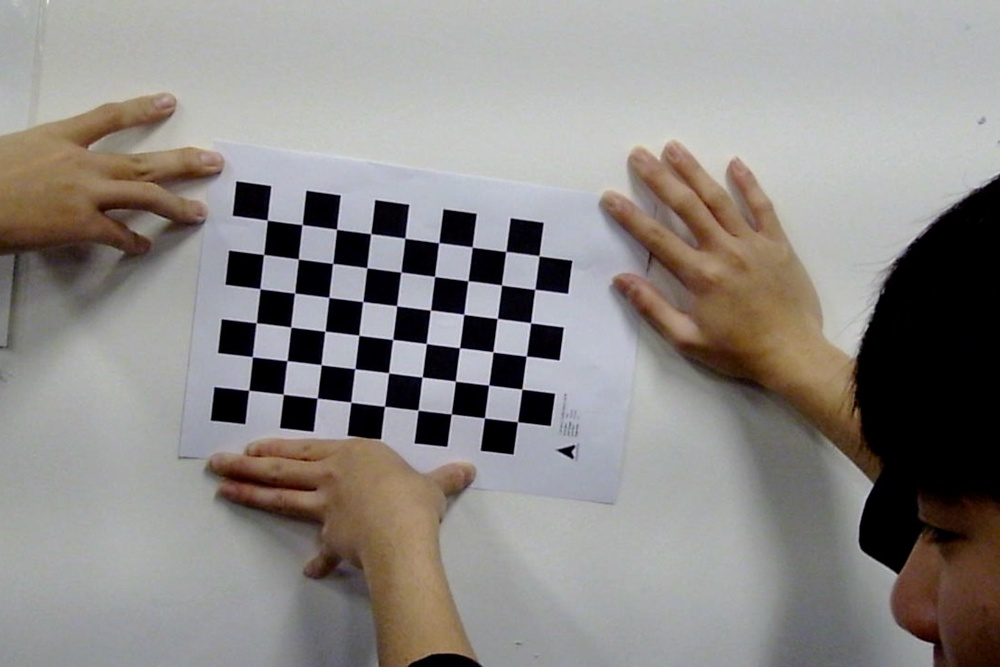
#> input picture TeamCode/src/main/java/org/firstinspires/ftc/teamcode/py-testing/calibration/images/1.jpg, 1000 x 667 px, shrunk from 1440 x 960 before the run; its folder holds 6 pictures in this run
$ jupyter execute --allow-errors calibrate_camera.ipynb   (shell and % lines are left out)   (Python 2 division)
#> lines starting #> are read from the running program, lines starting #| are printed output that depends on the picture; long printed decimals are rounded
#> further down, img is the input picture: shape (667, 1000, 3); mean R, G, B 140.6, 136.8, 133.9
#> `gray_img = cv2.cvtColor(img,cv2.COLOR_RGB2GRAY)`:
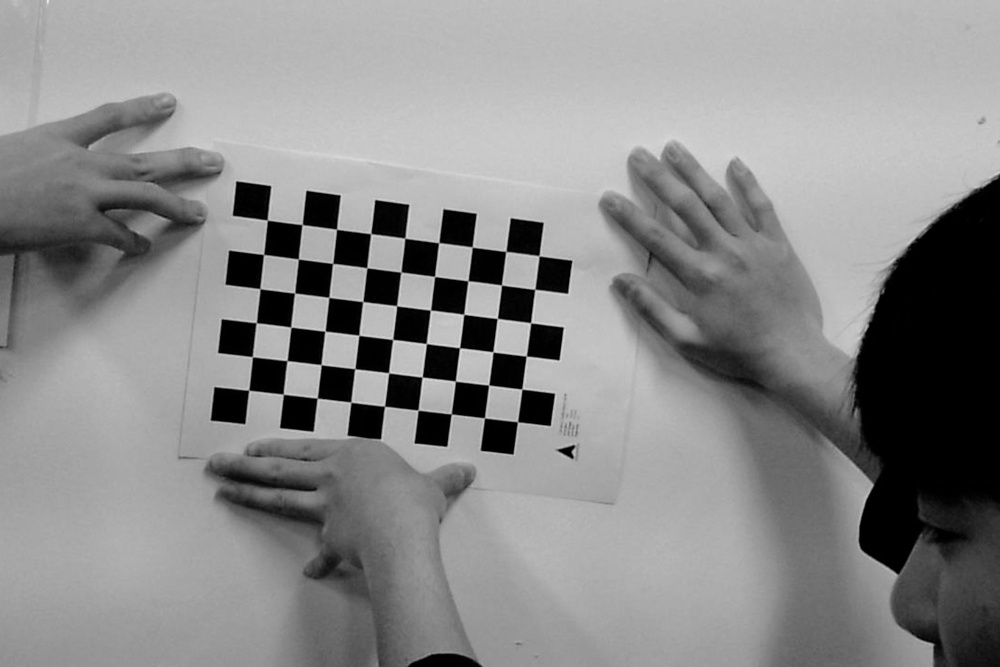
#> gray_img: shape (667, 1000); min 0, max 232, mean 137.6
#> `ret, corners = cv2.findChessboardCorners(gray_img, (9,6),None)`: ret = True; corners = 54 rows, first 8: [267.5, 220], [302.2, 224.6], [336.6, 229.1], [370.7, 233.6], [404.8, 238], [438.9, 242.8], [472.5, 246.7], [506, 251.5]
#| True
# Camera Calibration
<b>woflydev | FTC 17556</b>

### Import Packages

[cell 1]
import numpy as np
import cv2
import glob
import pickle
import collections
import matplotlib.pyplot as plt
import matplotlib.image as mpimg

### Calibrate

Extract `objpoints` and `imgpoints` using images of calibration grid taken from the camera.

[cell 2]
cell_size = 0.07 # Size of the square cell (should not affect the result)
objp = np.zeros((6*9,3), np.float32) # Using a 6x9 grid image for calibration
objp[:,:2] = np.mgrid[0:9,0:6].T.reshape(-1,2)*cell_size # Grid points

# Arrays to store object points and image points from all the images
objpoints = [] # 3D points in real world space
imgpoints = [] # 2D points in image plane

# Make a list of calibration images
images = glob.glob('C:\\Users\\User\\Desktop\\odyssey_centrestage\\TeamCode\\src\\main\\java\\org\\firstinspires\\ftc\\teamcode\\py-testing\\calibration\\images\\*.jpg')

# Step through the list and search for grid corners
#> (the rest of this cell did not finish here and is left out)

Use the `objpoints` and `imgpoints` to calibrate the camera for a specified `imgsize`.

[cell 3]
img = mpimg.imread('images/1.jpg') # Read in a test calibration image
img_size = (img.shape[1], img.shape[0]) # Get the image dimensions
#> img_size = (1000, 667)

ret, mtx, dist, rvecs, tvecs = cv2.calibrateCamera(objpoints, imgpoints, img_size, None, None) # Calibrate the camera
#> ret = 0.249; mtx = [[884.2, 0, 471.6], [0, 887, 349.8], [0, 0, 1]]; dist = [[-0.352, 8.21, 0.00335, -0.00963, -57.16]]; rvecs = ([0.0829, -0.0535, 0.125],); tvecs = ([-0.414, -0.263, 1.8],)

# Print the camera calibration result
print('Distortion Coefficients:')
print('dist = \n' + str(dist))
#| dist =
#| [[-3.51597873e-01  8.20997557e+00  3.35321343e-03 -9.63022476e-03
#|   -5.71609228e+01]]
print('')

print('Camera Intrinsic Parameters:')
print('mtx = \n' + str(mtx))
#| mtx =
#| [[884.166   0.         471.648 ]
#|  [  0.         887.046 349.780]
#|  [  0.           0.           1.        ]]
print('')

print('Camera Extrinsic Parameters:')
print('rvecs = \n' + str(rvecs))
#| rvecs =
#| (array([[ 0.08288],
#|        [-0.05351 ],
#|        [ 0.125 ]]),)
print('')
print('tvecs = \n' + str(tvecs))
#| tvecs =
#| (array([[-0.4143 ],
#|        [-0.2634],
#|        [ 1.798]]),)

# Save the camera calibration result for later use
camera_pickle = {}
camera_pickle["mtx"] = mtx
camera_pickle["dist"] = dist
camera_pickle["rvecs"] = rvecs
camera_pickle["tvecs"] = tvecs
pickle.dump(camera_pickle, open("Camera Parameters.p", "wb"))

Undistort a test calibration image (sanity check).

[cell 4]
IMAGE_INDEX = 7

img = mpimg.imread(f'images/{IMAGE_INDEX}.jpg') # Read in a test calibration image
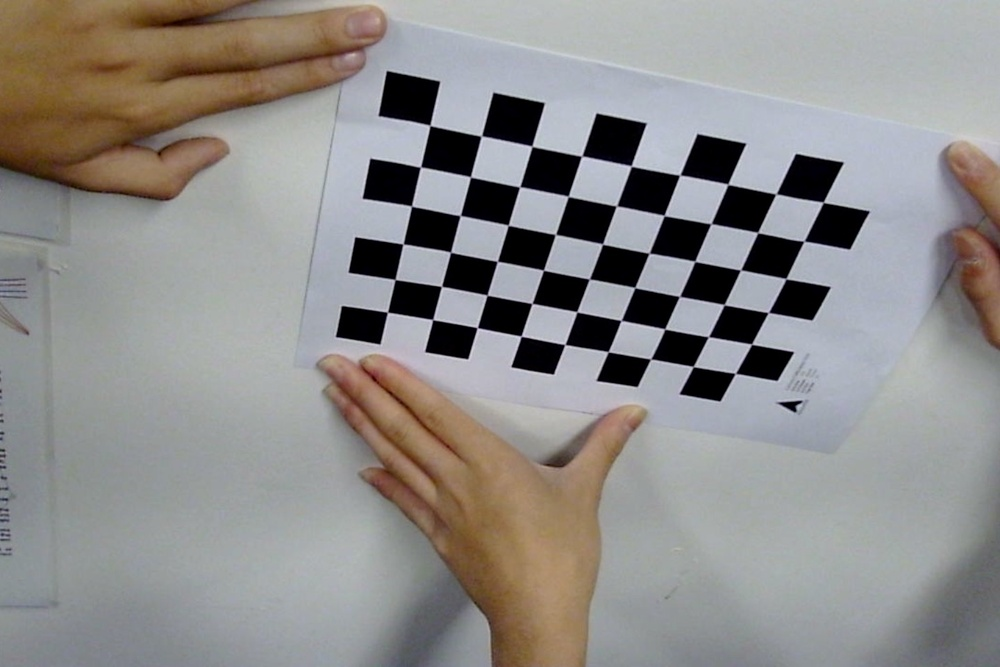
#> input picture TeamCode/src/main/java/org/firstinspires/ftc/teamcode/py-testing/calibration/images/7.jpg, 1000 x 667 px, shrunk from 1440 x 960 before the run
#> img is the input picture: shape (667, 1000, 3); mean R, G, B 142.4, 140.3, 138.5
undistorted_image = cv2.undistort(img, mtx, dist, None, mtx) # Generate the undistorted image
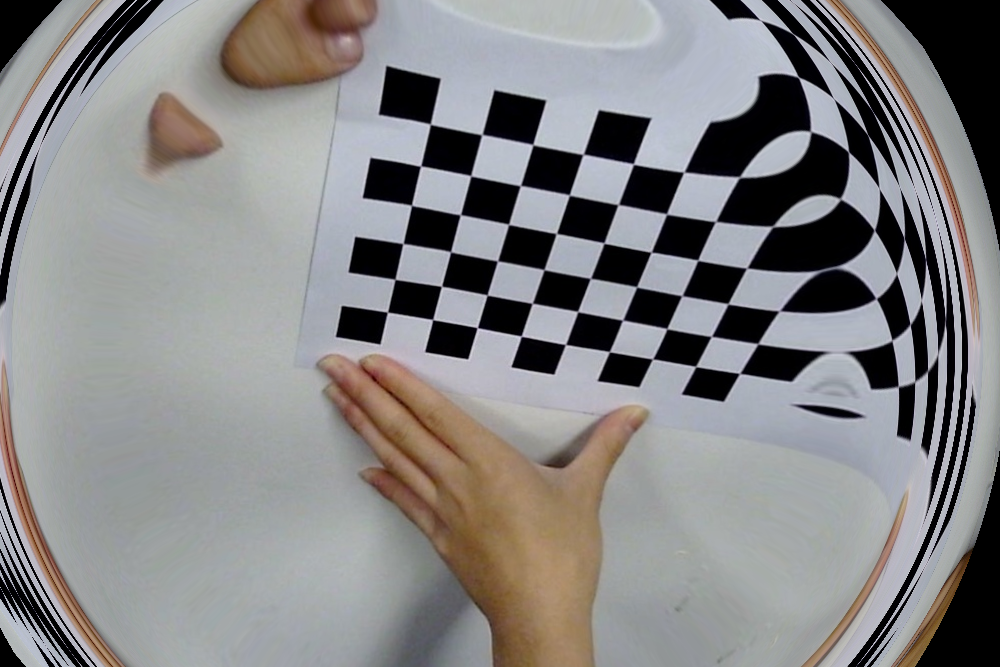
#> undistorted_image: shape (667, 1000, 3); mean R, G, B 133.6, 132.5, 132.9
print(f"Used: {mtx} AND {dist}")
#| Used: [[884.166   0.         471.648 ]
#|  [  0.         887.046 349.780]
#|  [  0.           0.           1.        ]] AND [[-3.51597873e-01  8.20997557e+00  3.35321343e-03 -9.63022476e-03
#|   -5.71609228e+01]]

# Plot inline
# View the results side-by-side
f, (ax1, ax2) = plt.subplots(1, 2, figsize=(10, 5))
f.tight_layout()
ax1.imshow(img)
ax1.set_title('Original Image', fontsize=20)
ax2.imshow(undistorted_image)
ax2.set_title('Undistorted Image', fontsize=20)
plt.subplots_adjust(left=0.0, right=1.0, top=0.9, bottom=0.0)
plt.show()
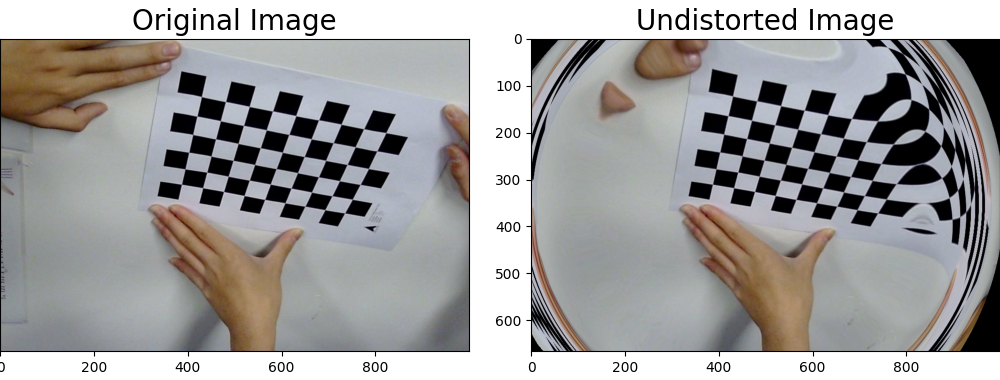
#> figure drawn by matplotlib, 2 panels

# USE MTX AS CAMERA INTRINSIC VALUES
